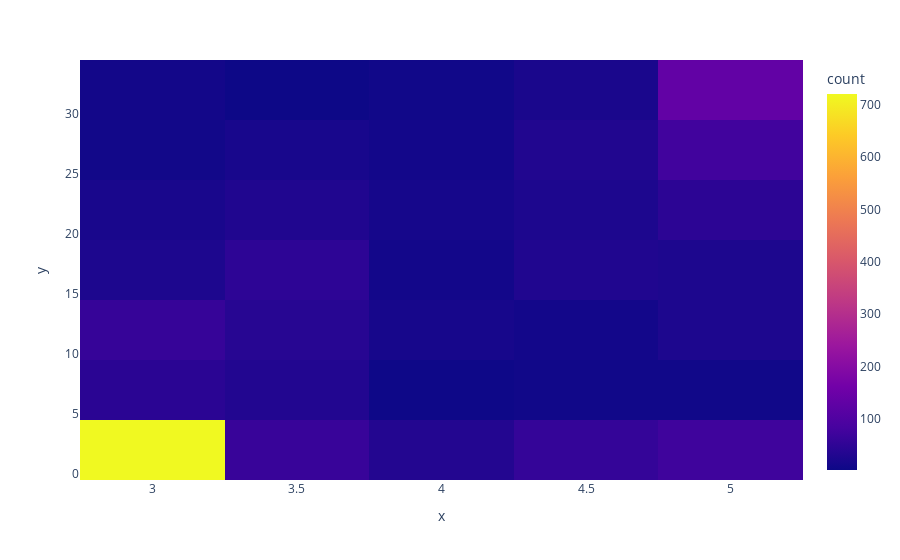

Source (notebook cell):
### Code cell
import plotly.express as px
import numpy as np

px.density_heatmap(
    x=[np.log10((v + 1) * 1000) for k, v in sorted(iterations_learned["piqa"].items())],
    y=[v for k, v in sorted(pred_depths["piqa"].items())],
)

### Figure 1 — Plotly figure (JSON) as saved in the notebook; plotly's stock layout.template omitted (floating-point values rounded to 4 significant figures; data arrays with more than 128 entries replaced by an {"elided": "..."} marker saying what was removed)
{"data": [{"coloraxis": "coloraxis", "hovertemplate": "x=%{x}<br>y=%{y}<br>count=%{z}<extra></extra>", "name": "", "type": "histogram2d", "x": {"elided": "1803 float values"}, "xaxis": "x", "xbingroup": "x", "y": {"elided": "1803 int values"}, "yaxis": "y", "ybingroup": "y"}], "layout": {"coloraxis": {"colorbar": {"title": {"text": "count"}}, "colorscale": [[0, "#0d0887"], [0.1111, "#46039f"], [0.2222, "#7201a8"], [0.3333, "#9c179e"], [0.4444, "#bd3786"], [0.5556, "#d8576b"], [0.6667, "#ed7953"], [0.7778, "#fb9f3a"], [0.8889, "#fdca26"], [1, "#f0f921"]]}, "legend": {"tracegroupgap": 0}, "margin": {"t": 60}, "xaxis": {"anchor": "y", "domain": [0, 1], "title": {"text": "x"}}, "yaxis": {"anchor": "x", "domain": [0, 1], "title": {"text": "y"}}}}
